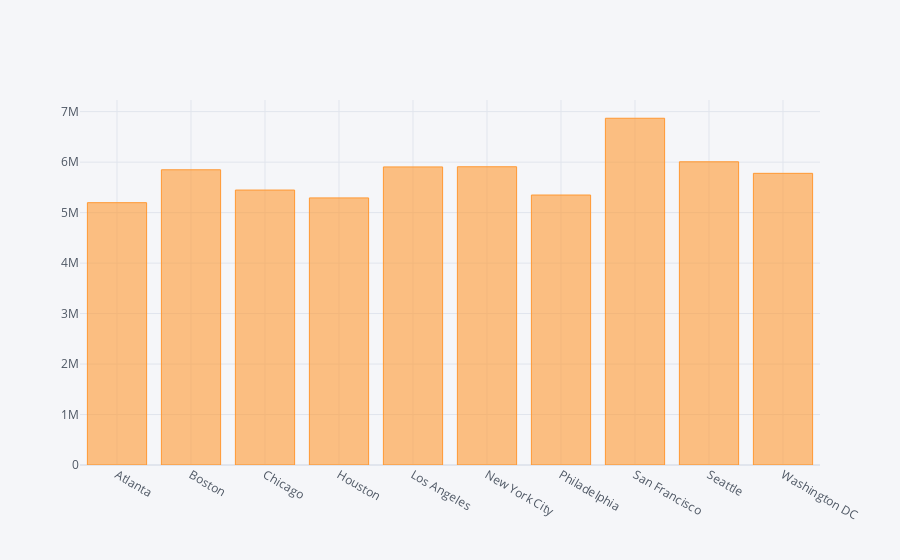

This figure's notebook cell:
### Markdown cell above
### The above chart displays the Job category with the different job titles against each Job category.
### By above chart its pretty clear that domain such as *Technology* and *Professional services* has the highest job titles which means they should be the having the highest vacancies.

### Code cell
col = ['Atlanta' , 'Boston' , 'Chicago' , 'Houston' , 'Los Angeles' , 'New York City' , 'Philadelphia' , 'San Francisco' , 'Seattle','Washington DC']
df_city = df[col].sum()
df_city.iplot(kind='bar')

### Figure 1 — Plotly figure (JSON) as saved in the notebook; plotly's stock layout.template omitted (floating-point values rounded to 4 significant figures)
{"data": [{"marker": {"color": "rgba(255, 153, 51, 0.6)", "line": {"color": "rgba(255, 153, 51, 1.0)", "width": 1}}, "name": "None", "orientation": "v", "text": "", "type": "bar", "x": ["Atlanta", "Boston", "Chicago", "Houston", "Los Angeles", "New York City", "Philadelphia", "San Francisco", "Seattle", "Washington DC"], "y": [5196915, 5848590, 5447027, 5291228, 5905191, 5908508, 5348392, 6869590, 6006952, 5778108]}], "layout": {"legend": {"bgcolor": "#F5F6F9", "font": {"color": "#4D5663"}}, "paper_bgcolor": "#F5F6F9", "plot_bgcolor": "#F5F6F9", "title": {"font": {"color": "#4D5663"}}, "xaxis": {"gridcolor": "#E1E5ED", "showgrid": true, "tickfont": {"color": "#4D5663"}, "title": {"font": {"color": "#4D5663"}, "text": ""}, "zerolinecolor": "#E1E5ED"}, "yaxis": {"gridcolor": "#E1E5ED", "showgrid": true, "tickfont": {"color": "#4D5663"}, "title": {"font": {"color": "#4D5663"}, "text": ""}, "zerolinecolor": "#E1E5ED"}}}
